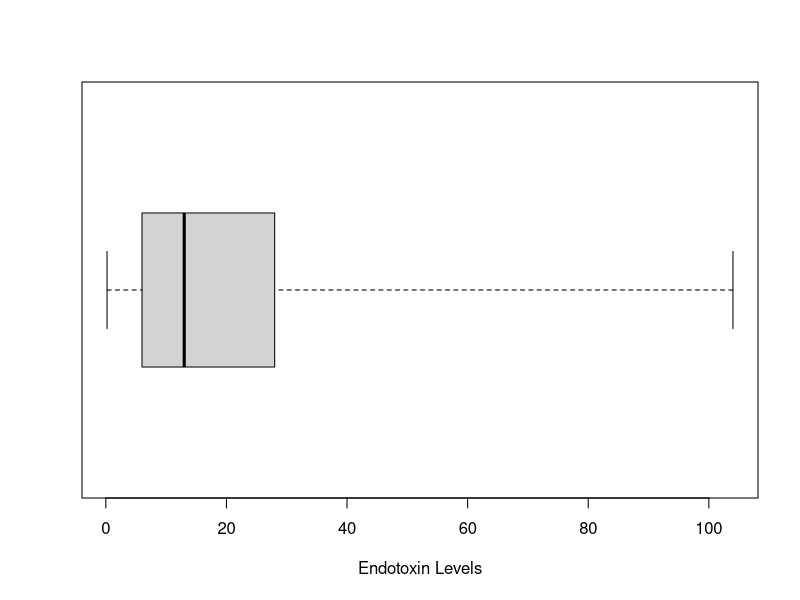

Generate this figure with R:
#Read in data for problem #48
data = read.table("0148.txt", sep=",", header=TRUE)

#Set variables to make life easier...
endotoxin = data$endotoxin
u1 = data[ grep("U1", data$Urban.Farm), ]$endotoxin
u2 = data[ grep("U2", data$Urban.Farm), ]$endotoxin
f1 = data[ grep("F1", data$Urban.Farm), ]$endotoxin
f2 = data[ grep("F2", data$Urban.Farm), ]$endotoxin
u = data[ grep("U", data$Urban.Farm), ]$endotoxin
f = data[ grep("F", data$Urban.Farm), ]$endotoxin

#Generate box plot
boxplot(endotoxin, horizontal=TRUE, range=max(endotoxin), xlab="Endotoxin Levels")

#Calculate standard deviations
sds = c(sd(u1),sd(u2),sd(f1),sd(f2),sd(u),sd(f),sd(endotoxin))

#Calculate range
ranges = c(max(u1)-min(u1),max(u2)-min(u2),max(f1)-min(f1),max(f2)-min(f2),max(u)-min(u),max(f)-min(f),max(endotoxin)-min(endotoxin))

#Calculate IQR
IQRs = c(IQR(u1),IQR(u2),IQR(f1),IQR(f2),IQR(u),IQR(f),IQR(endotoxin))

#Calculate variance
vars = c(var(u1),var(u2),var(f1),var(f2),var(u),var(f),var(endotoxin))
